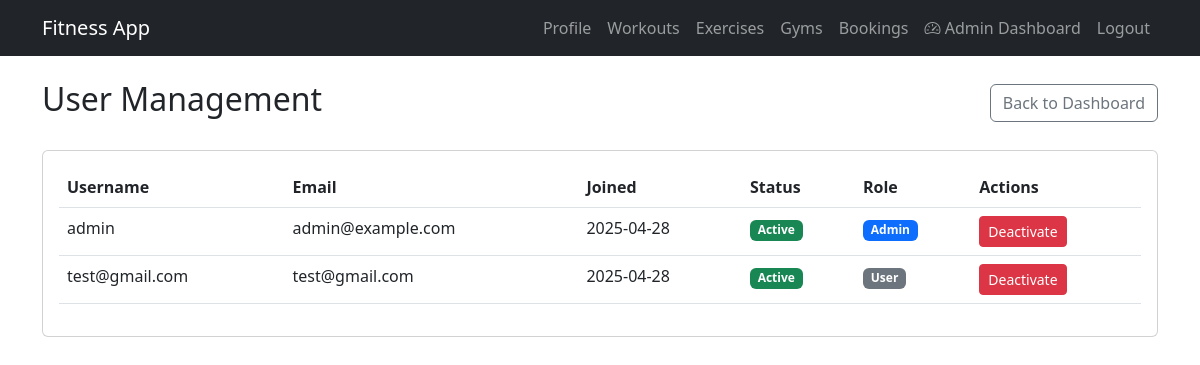
Before: /admin/users (signed in) with the older database file.
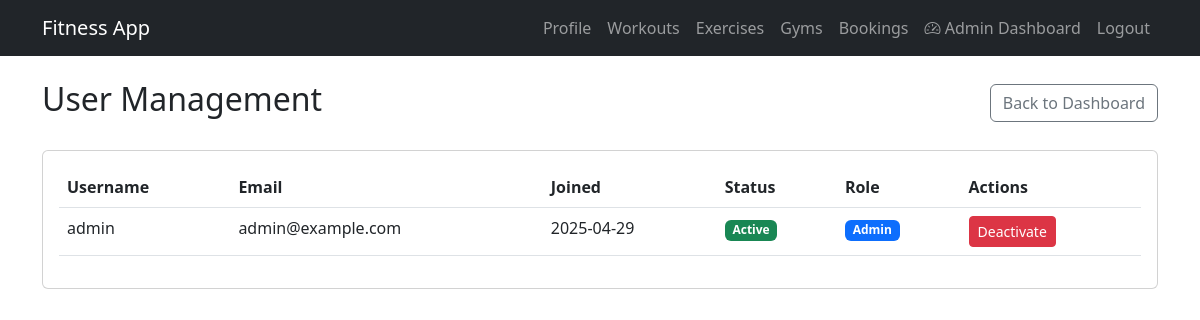
After: the same page with the newer database file.
### app/models.py (models this page shows, shortened)
class User(UserMixin, db.Model):
    id = db.Column(db.Integer, primary_key=True)
    username = db.Column(db.String(150), unique=True, nullable=False)
    email = db.Column(db.String(150), unique=True, nullable=False)
    password_hash = db.Column(db.String(150))
    is_admin = db.Column(db.Boolean, default=False)
    is_active = db.Column(db.Boolean, default=True)
    created_at = db.Column(db.DateTime, default=datetime.utcnow)
    workouts = db.relationship('Workout', backref='user', lazy=True)

### app/admin/routes.py (the view)
    def decorated_function(*args, **kwargs):
        if not current_user.is_authenticated or not current_user.is_admin:
            flash('You do not have permission to access this page.', 'danger')
            return redirect(url_for('main.home'))
        return f(*args, **kwargs)

### app/admin/routes.py (called while the page is built)
def admin_required(f):
    def decorated_function(*args, **kwargs):
        if not current_user.is_authenticated or not current_user.is_admin:
            flash('You do not have permission to access this page.', 'danger')
            return redirect(url_for('main.home'))
        return f(*args, **kwargs)
    decorated_function.__name__ = f.__name__
    return decorated_function

@admin.route('/users')
@login_required
@admin_required
def users():
    users = User.query.all()
    return render_template('admin/users.html', users=users)

### app/models.py (called while the page is built)
@login_manager.user_loader
def load_user(user_id):
    return User.query.get(int(user_id))

### app/templates/admin/users.html
{% extends "base.html" %}
{% block content %}
<div class="container mt-4">
    <div class="d-flex justify-content-between align-items-center mb-4">
        <h2>User Management</h2>
        <a href="{{ url_for('admin.dashboard') }}" class="btn btn-outline-secondary">
            Back to Dashboard
        </a>
    </div>
    <div class="card">
        <div class="card-body">
            <div class="table-responsive">
                <table class="table table-hover">
                    <thead>
                        <tr>
                            <th>Username</th>
                            <th>Email</th>
                            <th>Joined</th>
                            <th>Status</th>
                            <th>Role</th>
                            <th>Actions</th>
                        </tr>
                    </thead>
                    <tbody>
                        {% for user in users %}
                            <tr>
                                <td>{{ user.username }}</td>
                                <td>{{ user.email }}</td>
                                <td>{{ user.created_at.strftime('%Y-%m-%d') }}</td>
                                <td>
                                    <span class="badge bg-{{ 'success' if user.is_active else 'danger' }}">
                                        {{ 'Active' if user.is_active else 'Inactive' }}
                                    </span>
                                </td>
                                <td>
                                    <span class="badge bg-{{ 'primary' if user.is_admin else 'secondary' }}">
                                        {{ 'Admin' if user.is_admin else 'User' }}
                                    </span>
                                </td>
                                <td>
                                    <form action="{{ url_for('admin.toggle_user', user_id=user.id) }}"
                                          method="POST"
                                          class="d-inline">
                                        <button type="submit"
                                                class="btn btn-sm btn-{{ 'danger' if user.is_active else 'success' }}">
                                            {{ 'Deactivate' if user.is_active else 'Activate' }}
                                        </button>
                                    </form>
                                </td>
                            </tr>
                        {% endfor %}
                    </tbody>
                </table>
            </div>
        </div>
    </div>
</div>
{% endblock %}

Changed rows visible on the page:
removed User: username "test@gmail.com", email "test@gmail.com", created_at "2025-04-28", is_active "Active", is_admin "User", is_active "Deactivate"
changed User "admin": created_at "2025-04-28" → "2025-04-29"
